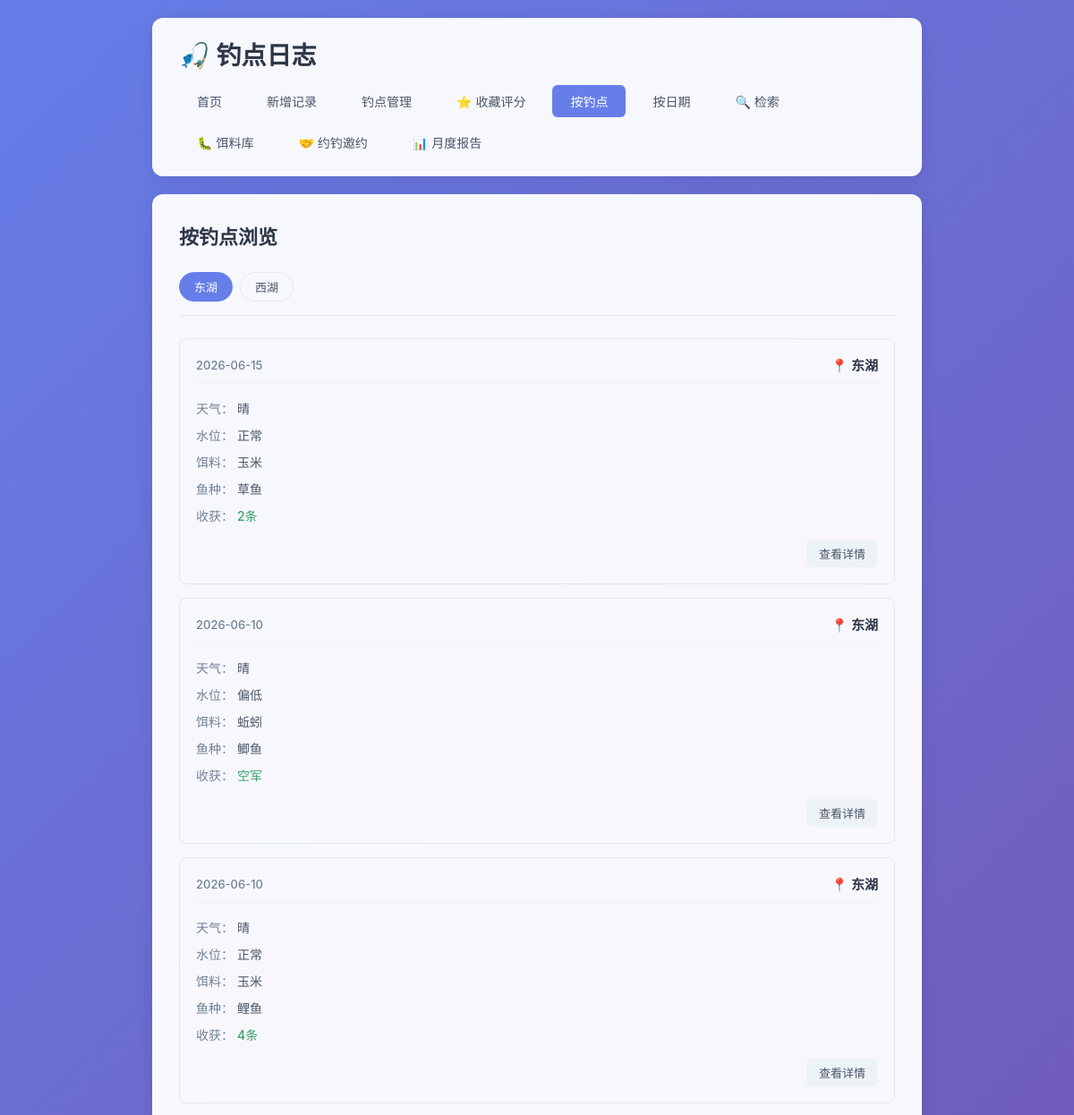
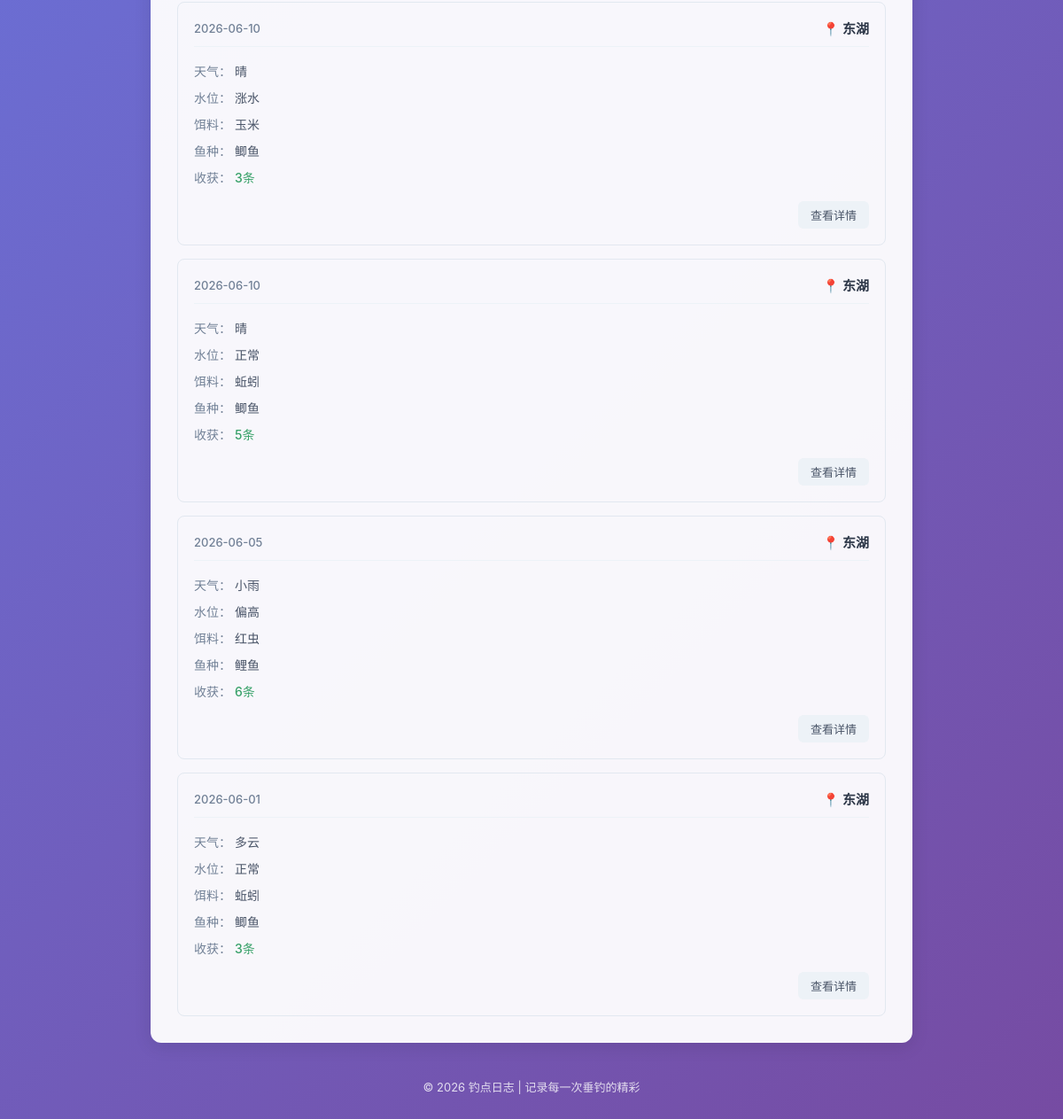
/by-spot, run on an earlier commit of the app's database (2 pictures, top to bottom).
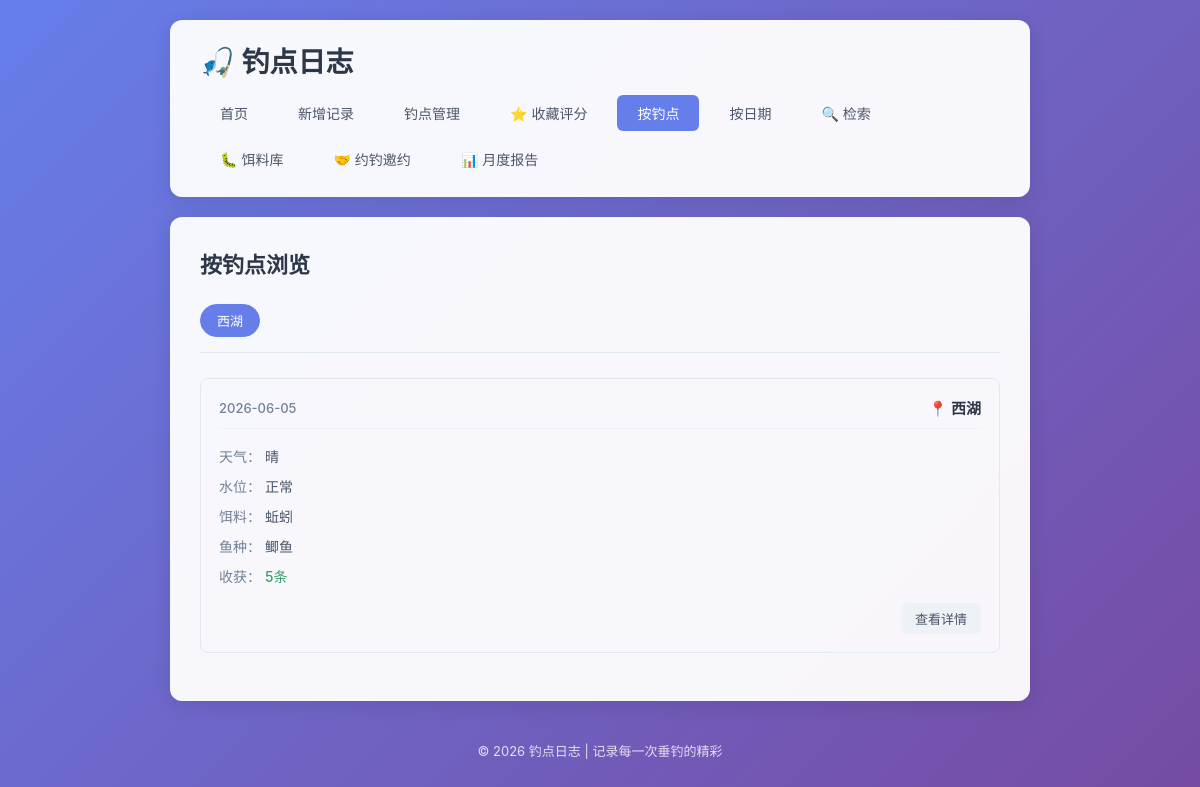
And on a later commit of the database.
### tables this page shows
CREATE TABLE fishing_logs (
            id INTEGER PRIMARY KEY AUTOINCREMENT,
            spot TEXT NOT NULL,
            weather TEXT NOT NULL,
            water_level TEXT NOT NULL,
            bait TEXT NOT NULL,
            fish_species TEXT NOT NULL,
            harvest TEXT NOT NULL,
            next_strategy TEXT,
            created_at DATE NOT NULL
        , temperature TEXT, humidity TEXT, wind TEXT);

### app.py (the view)
@app.route('/by-spot')
def by_spot():
    conn = get_db()
    spots = conn.execute('SELECT DISTINCT spot FROM fishing_logs ORDER BY spot').fetchall()
    spot_list = [row['spot'] for row in spots]
    selected_spot = request.args.get('spot', spot_list[0] if spot_list else None)
    logs = []
    if selected_spot:
        logs = conn.execute(
            'SELECT * FROM fishing_logs WHERE spot = ? ORDER BY created_at DESC, id DESC',
            (selected_spot,)
        ).fetchall()
    conn.close()
    return render_template('by_spot.html', spot_list=spot_list, selected_spot=selected_spot, logs=logs)

### app.py (called while the page is built)
def get_db():
    conn = sqlite3.connect(DB_PATH)
    conn.row_factory = sqlite3.Row
    return conn

### templates/by_spot.html (shortened to what this page needs)
{% extends 'base.html' %}
{% block content %}
    <div class="page-header">
        <h2>按钓点浏览</h2>
    </div>
    {% if spot_list %}
        <div class="filter-bar">
            {% for spot in spot_list %}
                <a href="{{ url_for('by_spot', spot=spot) }}"
                   class="filter-btn {% if spot == selected_spot %}active{% endif %}">
                    {{ spot }}
                </a>
            {% endfor %}
        </div>
        {% if logs %}
            <div class="log-list">
                {% for log in logs %}
                    <div class="log-card">
                        <div class="log-header">
                            <span class="log-date">{{ log['created_at'] }}</span>
                            <span class="log-spot">📍 {{ log['spot'] }}</span>
                        </div>
                        <div class="log-body">
                            <div class="log-row">
                                <span class="label">天气：</span>
                                <span>{{ log['weather'] }}</span>
                            </div>
                            <div class="log-row">
                                <span class="label">水位：</span>
                                <span>{{ log['water_level'] }}</span>
                            </div>
                            <div class="log-row">
                                <span class="label">饵料：</span>
                                <span>{{ log['bait'] }}</span>
                            </div>
                            <div class="log-row">
                                <span class="label">鱼种：</span>
                                <span>{{ log['fish_species'] }}</span>
                            </div>
                            <div class="log-row">
                                <span class="label">收获：</span>
                                <span class="harvest">{{ log['harvest'] }}</span>
                            </div>
                        </div>
                        <div class="log-footer">
                            <a href="{{ url_for('log_detail', log_id=log['id']) }}" class="btn btn-small">查看详情</a>
                        </div>
                    </div>
                {% endfor %}
            </div>
        {% else %}
            <div class="empty-state">
                <p>该钓点暂无记录</p>
            </div>
        {% endif %}
    {% else %}
        <div class="empty-state">
            <p>还没有任何钓点记录</p>
            <a href="{{ url_for('add_log') }}" class="btn btn-primary">+ 新增记录</a>
        </div>
    {% endif %}
{% endblock %}

What changed in the data, as far as the page shows it:
removed fishing_logs: created_at "2026-06-15", spot "东湖", weather "晴", water_level "正常", bait "玉米", fish_species "草鱼", harvest "2条"
removed fishing_logs: created_at "2026-06-10", spot "东湖", weather "晴", water_level "偏低", bait "蚯蚓", fish_species "鲫鱼", harvest "空军"
removed fishing_logs: created_at "2026-06-10", spot "东湖", weather "晴", water_level "正常", bait "玉米", fish_species "鲤鱼", harvest "4条"
removed fishing_logs: created_at "2026-06-10", spot "东湖", weather "晴", water_level "涨水", bait "玉米", fish_species "鲫鱼", harvest "3条"
removed fishing_logs: created_at "2026-06-10", spot "东湖", weather "晴", water_level "正常", bait "蚯蚓", fish_species "鲫鱼", harvest "5条"
removed fishing_logs: created_at "2026-06-05", spot "东湖", weather "小雨", water_level "偏高", bait "红虫", fish_species "鲤鱼", harvest "6条"
removed fishing_logs: created_at "2026-06-01", spot "东湖", weather "多云", water_level "正常", bait "蚯蚓", fish_species "鲫鱼", harvest "3条"
added fishing_logs: created_at "2026-06-05", spot "西湖", weather "晴", water_level "正常", bait "蚯蚓", fish_species "鲫鱼", harvest "5条"
Also different on the page:
list line gone: "东湖"
